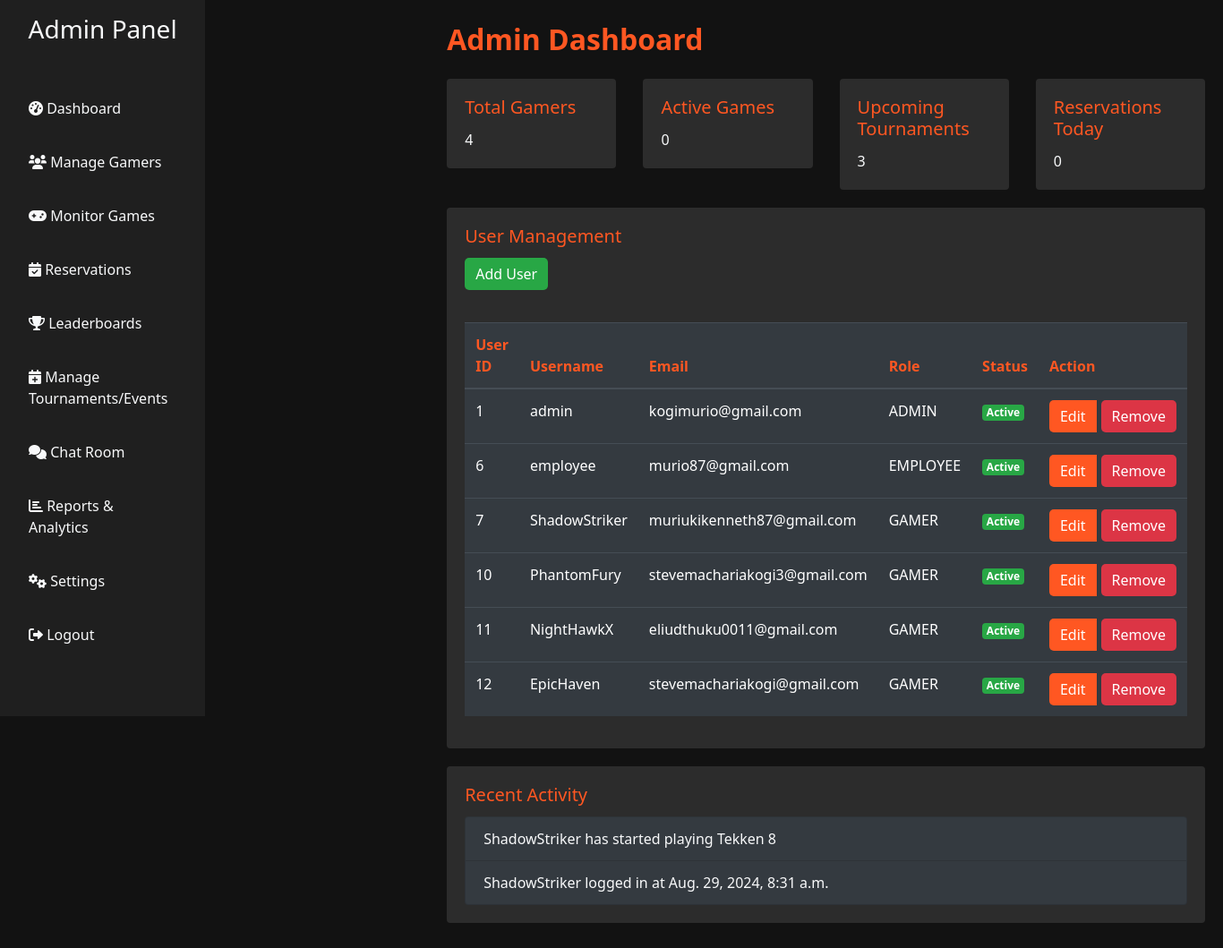
The app's page /admindashboard/ with its own data.
### users/models.py (models this page shows)
class User(AbstractUser):
    ROLE_CHOICE = (
        ('GAMER', 'GAMER'),
        ('EMPLOYEE', 'EMPLOYEE'),
        ('ADMIN', 'ADMIN'),
    )
    role = models.CharField(max_length=20, choices=ROLE_CHOICE, default='GAMER')

### gamerz/models.py (models this page shows, shortened)
class OngoingGame(models.Model):
    user = models.ForeignKey(settings.AUTH_USER_MODEL, on_delete=models.CASCADE)
    station = models.ForeignKey(GamingStation, on_delete=models.CASCADE)
    game_title = models.ForeignKey(Game, on_delete=models.CASCADE, null=True)
    start_time = models.DateTimeField()
    status = models.CharField(max_length=50, choices=[('Active', 'Active'), ('Paused', 'Paused'), ('Completed', 'Completed')])

class Game(models.Model):
    title = models.CharField(max_length=255)
    description = models.TextField()
    genre = models.CharField(max_length=50)
    release_date = models.DateField()
    rating = models.FloatField()
    favorite_by = models.ManyToManyField(settings.AUTH_USER_MODEL, related_name='favorite_games', blank=True)
    image = models.ImageField(upload_to='game_images/', blank=True, null=True)
    status = models.CharField(max_length=50, null=True)

class LoginLog(models.Model):
    user = models.ForeignKey(settings.AUTH_USER_MODEL, on_delete=models.CASCADE)
    login_time = models.DateTimeField(default=timezone.now)

### users/views.py (the view)
# urls.py: path('admindashboard/', views.admin_dashboard_view, name='admin'),
def admin_dashboard_view(request):
    users = User.objects.all()
    total_gamers = User.objects.filter(role='GAMER', is_active=True).count()
    active_games = Game.objects.filter(status='active').count()
    scheduled_tournaments = Event.objects.filter(status='Scheduled').count()
    today = timezone.now().date()
    reservations_today = Reservation.objects.filter(start_time__date=today).count()
    ongoing_games = OngoingGame.objects.all()
    recent_logins = LoginLog.objects.order_by('-login_time')[:5]
    context = {
        'total_gamers': total_gamers,
        'active_games': active_games,
        'scheduled_tournaments': scheduled_tournaments,
        'reservations_today': reservations_today,
        'users': users,
        'ongoing_games': ongoing_games,
        'recent_logins': recent_logins,  # Pass recent logins to the template
    }
    return render(request, 'users/admin.html', context)

### templates/users/admin.html (shortened to what this page needs)
<!DOCTYPE html>
<html lang="en">
<head>
    <link rel="stylesheet" href="https://stackpath.bootstrapcdn.com/bootstrap/4.5.2/css/bootstrap.min.css">
    <link rel="stylesheet" href="https://cdnjs.cloudflare.com/ajax/libs/font-awesome/6.0.0-beta3/css/all.min.css">
</head>
<body>
    <div class="d-flex flex-column flex-md-row">
        <div class="sidebar d-flex flex-column p-3">
            <h3 class="text-center">Admin Panel</h3>
            <ul class="nav flex-column">
                <li class="nav-item">
                    <a class="nav-link" href="{% url 'admin' %}"><i class="fas fa-tachometer-alt"></i> Dashboard</a>
                </li>
                <li class="nav-item">
                    <a class="nav-link" href="{% url 'adminmanagegamers' %}"><i class="fas fa-users"></i> Manage Gamers</a>
                </li>
                <li class="nav-item">
                    <a class="nav-link" href="{% url 'adminmonitorgames' %}"><i class="fas fa-gamepad"></i> Monitor Games</a>
                </li>
                <li class="nav-item">
                    <a class="nav-link" href="{% url 'adminreservation' %}"><i class="fas fa-calendar-check"></i> Reservations</a>
                </li>
                <li class="nav-item">
                    <a class="nav-link" href="{% url 'adminachievementsbygamers' %}"><i class="fas fa-trophy"></i> Leaderboards</a>
                </li>
                <li class="nav-item">
                    <a class="nav-link" href="{% url 'adminmanageevents' %}"><i class="fas fa-calendar-plus"></i> Manage Tournaments/Events</a>
                </li>
                <li class="nav-item">
                    <a class="nav-link" href="{% url 'chat_room' 1 %}"><i class="fas fa-comments"></i> Chat Room</a>
                </li>
                <li class="nav-item">
                    <a class="nav-link" href="{% url 'adminreport' %}"><i class="fas fa-chart-bar"></i> Reports & Analytics</a>
                </li>
                <li class="nav-item">
                    <a class="nav-link" href="{% url 'employeesettings' %}"><i class="fas fa-cogs"></i> Settings</a>
                </li>
                <li class="nav-item">
                    <a class="nav-link" href="{% url 'logout' %}"><i class="fas fa-sign-out-alt"></i> Logout</a>
                </li>
            </ul>
        </div>
        <div class="content flex-grow-1">
            <div class="dashboard-header">
                Admin Dashboard
            </div>
            <div class="row">
                <div class="col-md-6 col-lg-3">
                    <div class="card">
                        <div class="card-body">
                            <h5 class="card-title">Total Gamers</h5>
                            <p class="card-text">{{ total_gamers }}</p>
                        </div>
                    </div>
                </div>
                <div class="col-md-6 col-lg-3">
                    <div class="card">
                        <div class="card-body">
                            <h5 class="card-title">Active Games</h5>
                            <p class="card-text"> {{ active_games }} </p>
                        </div>
                    </div>
                </div>
                <div class="col-md-6 col-lg-3">
                    <div class="card">
                        <div class="card-body">
                            <h5 class="card-title">Upcoming Tournaments</h5>
                            <p class="card-text"> {{ scheduled_tournaments }} </p>
                        </div>
                    </div>
                </div>
                <div class="col-md-6 col-lg-3">
                    <div class="card">
                        <div class="card-body">
                            <h5 class="card-title">Reservations Today</h5>
                            <p class="card-text"> {{ reservations_today }} </p>
                        </div>
                    </div>
                </div>
            </div>
            <div class="card">
                <div class="card-body">
                    <h5 class="card-title">User Management</h5>
                    <a href="{% url 'adminregisteruser' %}" class="btn btn-add">Add User</a>
                    <div class="table-responsive mt-3">
                        <table class="table table-dark table-hover">
                            <thead>
                                <tr>
                                    <th>User ID</th>
                                    <th>Username</th>
                                    <th>Email</th>
                                    <th>Role</th>
                                    <th>Status</th>
                                    <th>Action</th>
                                </tr>
                            </thead>
                            <tbody>
                                {% for user in users %}
                                <tr>
                                    <td>{{ user.id }}</td>
                                    <td>{{ user.username }}</td>
                                    <td>{{ user.email }}</td>
                                    <td>{{ user.role }}</td>
                                    <td>
                                        {% if user.is_active %}
                                            <span class="badge badge-success">Active</span>
                                        {% else %}
                                            <span class="badge badge-danger">Inactive</span>
                                        {% endif %}
                                    </td>
                                    <td>
                                        <div class="btn-group">
                                            <a href="{% url 'user_edit' user.id %}" class="btn btn-custom">Edit</a>
                                            <form action="{% url 'user_delete' user.id %}" method="POST" style="display:inline;" onsubmit="return confirmDelete();">
                                                <button type="submit" class="btn btn-danger">Remove</button>
                                            </form>
                                        </div>
                                    </td>
                                </tr>
                                {% endfor %}
                            </tbody>
                        </table>
                    </div>
                </div>
            </div>
            <div class="card">
                <div class="card-body">
                    <h5 class="card-title">Recent Activity</h5>
                    <ul class="list-group">
                        {% for ongoing_game in ongoing_games %}
                            <li class="list-group-item bg-dark">
                                {{ ongoing_game.user.username }} has started playing {{ ongoing_game.game_title.title }}
                            </li>
                        {% endfor %}
                        {% for login in recent_logins %}
                            <li class="list-group-item bg-dark">
                                {{ login.user.username }} logged in at {{ login.login_time }}
                            </li>
                        {% empty %}
                            <li class="list-group-item bg-dark">
                                No recent activity
                            </li>
                        {% endfor %}
                    </ul>
                </div>
            </div>
        </div>
    </div>
</body>
</html>

### templates/users/admin.html (style rules this page uses)
body { font-family: 'Segoe UI', Tahoma, Geneva, Verdana, sans-serif; background-color: #121212; color: #f8f9fa; }
.sidebar { background-color: #1f1f1f; height: 100vh; padding-top: 20px; }
.sidebar .nav-link { color: #f8f9fa; margin: 10px 0; }
.content { margin-left: 250px; padding: 20px; }
.dashboard-header { font-size: 2rem; font-weight: bold; color: #ff5722; margin-bottom: 20px; }
.card { background-color: #2c2c2c; border: none; margin-bottom: 20px; }
.card-title { color: #ff5722; }
.card-body { color: #f8f9fa; }
.table thead th { color: #ff5722; }
.btn-custom { background-color: #ff5722; color: #fff; border-radius: 5px; border: none; padding: 6px 12px; margin-right: 5px; }
.btn-danger { background-color: #dc3545; color: #fff; border-radius: 5px; border: none; padding: 6px 12px; }
.btn-add { background-color: #28a745; color: #fff; border-radius: 5px; border: none; padding: 6px 12px; margin-bottom: 20px; }

### records on screen
User: id "1", username "admin", email "kogimurio@gmail.com", role "ADMIN", is_active "Active"
User: id "6", username "employee", email "murio87@gmail.com", role "EMPLOYEE", is_active "Active"
User: id "7", username "ShadowStriker", email "muriukikenneth87@gmail.com", role "GAMER", is_active "Active"
User: id "10", username "PhantomFury", email "stevemachariakogi3@gmail.com", role "GAMER", is_active "Active"
User: id "11", username "NightHawkX", email "eliudthuku0011@gmail.com", role "GAMER", is_active "Active"
User: id "12", username "EpicHaven", email "stevemachariakogi@gmail.com", role "GAMER", is_active "Active"
OngoingGame: user.username "ShadowStriker", game_title "Tekken 8"
LoginLog: user.username "ShadowStriker", login_time "Aug. 29, 2024, 8:31 a.m."

### other values on screen
{{ total_gamers }} "4"
{{ active_games }} "0"
{{ scheduled_tournaments }} "3"
{{ reservations_today }} "0"
